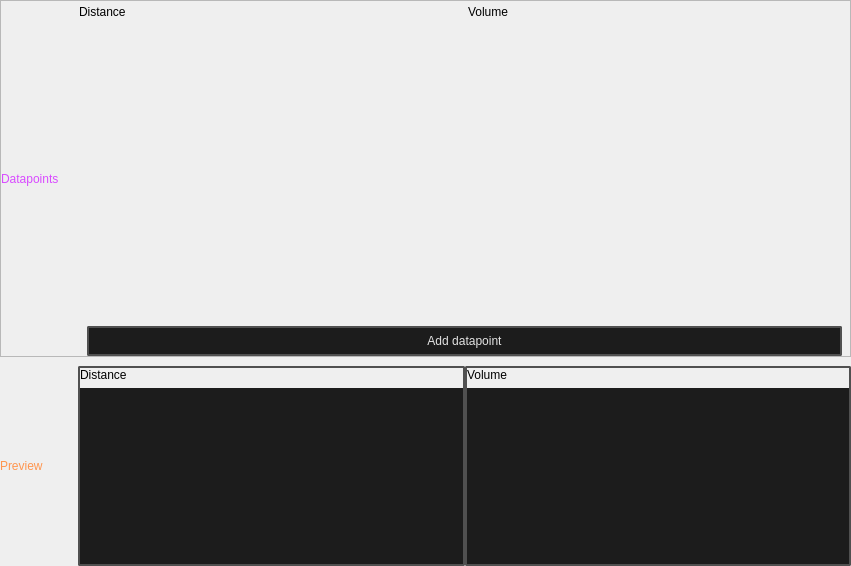
<?xml version="1.0" encoding="UTF-8"?>
<ui version="4.0">
 <class>CurveWidget</class>
 <widget class="QWidget" name="CurveWidget">
  <property name="geometry">
   <rect>
    <x>0</x>
    <y>0</y>
    <width>851</width>
    <height>566</height>
   </rect>
  </property>
  <property name="minimumSize">
   <size>
    <width>512</width>
    <height>0</height>
   </size>
  </property>
  <property name="maximumSize">
   <size>
    <width>16666</width>
    <height>16777215</height>
   </size>
  </property>
  <property name="windowTitle">
   <string>Form</string>
  </property>
  <layout class="QVBoxLayout" name="verticalLayout">
   <property name="spacing">
    <number>0</number>
   </property>
   <property name="leftMargin">
    <number>0</number>
   </property>
   <property name="topMargin">
    <number>0</number>
   </property>
   <property name="rightMargin">
    <number>0</number>
   </property>
   <property name="bottomMargin">
    <number>0</number>
   </property>
   <item>
    <layout class="QVBoxLayout" name="verticalLayout_2">
     <property name="spacing">
      <number>9</number>
     </property>
     <item>
      <widget class="QFrame" name="top">
       <property name="frameShape">
        <enum>QFrame::Shape::StyledPanel</enum>
       </property>
       <property name="frameShadow">
        <enum>QFrame::Shadow::Raised</enum>
       </property>
       <layout class="QHBoxLayout" name="horizontalLayout">
        <property name="spacing">
         <number>0</number>
        </property>
        <property name="leftMargin">
         <number>0</number>
        </property>
        <property name="topMargin">
         <number>0</number>
        </property>
        <property name="rightMargin">
         <number>0</number>
        </property>
        <property name="bottomMargin">
         <number>0</number>
        </property>
        <item>
         <widget class="QLabel" name="label">
          <property name="minimumSize">
           <size>
            <width>78</width>
            <height>0</height>
           </size>
          </property>
          <property name="maximumSize">
           <size>
            <width>78</width>
            <height>16777215</height>
           </size>
          </property>
          <property name="styleSheet">
           <string notr="true">color: rgb(216, 75, 255);</string>
          </property>
          <property name="text">
           <string>Datapoints</string>
          </property>
         </widget>
        </item>
        <item>
         <layout class="QVBoxLayout" name="verticalLayout_5">
          <property name="spacing">
           <number>6</number>
          </property>
          <property name="topMargin">
           <number>4</number>
          </property>
          <item>
           <layout class="QHBoxLayout" name="Header">
            <item>
             <widget class="QLabel" name="label_01">
              <property name="text">
               <string>Distance</string>
              </property>
             </widget>
            </item>
            <item>
             <widget class="QLabel" name="label_02">
              <property name="text">
               <string>Volume</string>
              </property>
             </widget>
            </item>
           </layout>
          </item>
          <item>
           <layout class="QVBoxLayout" name="datapoints_layout">
            <property name="spacing">
             <number>0</number>
            </property>
            <item>
             <spacer name="verticalSpacer">
              <property name="orientation">
               <enum>Qt::Orientation::Vertical</enum>
              </property>
              <property name="sizeHint" stdset="0">
               <size>
                <width>20</width>
                <height>40</height>
               </size>
              </property>
             </spacer>
            </item>
           </layout>
          </item>
          <item>
           <layout class="QHBoxLayout" name="horizontalLayout_4">
            <property name="spacing">
             <number>0</number>
            </property>
            <property name="leftMargin">
             <number>8</number>
            </property>
            <property name="rightMargin">
             <number>8</number>
            </property>
            <property name="bottomMargin">
             <number>0</number>
            </property>
            <item>
             <widget class="QPushButton" name="add_data_point_button">
              <property name="styleSheet">
               <string notr="true">
    /* QPushButton default and hover styles */
    QPushButton {

        font: 580 9pt &quot;Segoe UI&quot;;
	

        border: 2px solid black;
        border-radius: 2px;
        border-color: rgba(80, 80, 80, 255);
        height:22px;
        padding-top: 2px;
        padding-bottom:2px;
        padding-left: 4px;
        padding-right: 4px;
        color: #E3E3E3;
        background-color: #1C1C1C;
    }
    QPushButton:hover {
        background-color: #414956;
        color: white;
    }
    QPushButton:pressed {
        background-color: red;
        background-color: #1C1C1C;
        margin: 1 px;
        margin-left: 2px;
        margin-right: 2px;

    }</string>
              </property>
              <property name="text">
               <string>Add datapoint</string>
              </property>
              <property name="icon">
               <iconset resource="../../resources.qrc">
                <normaloff>:/icons/add_24dp_9D9D9D_FILL0_wght400_GRAD0_opsz24.svg</normaloff>:/icons/add_24dp_9D9D9D_FILL0_wght400_GRAD0_opsz24.svg</iconset>
              </property>
             </widget>
            </item>
           </layout>
          </item>
         </layout>
        </item>
       </layout>
      </widget>
     </item>
     <item>
      <widget class="QFrame" name="bottom">
       <property name="minimumSize">
        <size>
         <width>0</width>
         <height>200</height>
        </size>
       </property>
       <property name="maximumSize">
        <size>
         <width>16777215</width>
         <height>200</height>
        </size>
       </property>
       <property name="frameShape">
        <enum>QFrame::Shape::NoFrame</enum>
       </property>
       <property name="frameShadow">
        <enum>QFrame::Shadow::Raised</enum>
       </property>
       <layout class="QHBoxLayout" name="horizontalLayout_2">
        <property name="spacing">
         <number>0</number>
        </property>
        <property name="leftMargin">
         <number>0</number>
        </property>
        <property name="topMargin">
         <number>0</number>
        </property>
        <property name="rightMargin">
         <number>0</number>
        </property>
        <property name="bottomMargin">
         <number>0</number>
        </property>
        <item>
         <widget class="QLabel" name="label_2">
          <property name="minimumSize">
           <size>
            <width>78</width>
            <height>0</height>
           </size>
          </property>
          <property name="maximumSize">
           <size>
            <width>78</width>
            <height>16777215</height>
           </size>
          </property>
          <property name="styleSheet">
           <string notr="true">color: rgb(255, 149, 78);</string>
          </property>
          <property name="text">
           <string>Preview</string>
          </property>
         </widget>
        </item>
        <item>
         <widget class="QFrame" name="frame">
          <property name="minimumSize">
           <size>
            <width>0</width>
            <height>200</height>
           </size>
          </property>
          <property name="maximumSize">
           <size>
            <width>16777215</width>
            <height>200</height>
           </size>
          </property>
          <property name="styleSheet">
           <string notr="true">QFrame#frame {
        border: None;
}</string>
          </property>
          <property name="frameShape">
           <enum>QFrame::Shape::NoFrame</enum>
          </property>
          <property name="frameShadow">
           <enum>QFrame::Shadow::Raised</enum>
          </property>
          <property name="lineWidth">
           <number>0</number>
          </property>
          <layout class="QVBoxLayout" name="verticalLayout_3">
           <property name="spacing">
            <number>6</number>
           </property>
           <property name="leftMargin">
            <number>0</number>
           </property>
           <property name="topMargin">
            <number>0</number>
           </property>
           <property name="rightMargin">
            <number>0</number>
           </property>
           <property name="bottomMargin">
            <number>0</number>
           </property>
           <item>
            <layout class="QVBoxLayout" name="verticalLayout_4">
             <property name="spacing">
              <number>0</number>
             </property>
             <property name="bottomMargin">
              <number>0</number>
             </property>
             <item>
              <layout class="QHBoxLayout" name="horizontalLayout_8">
               <property name="bottomMargin">
                <number>0</number>
               </property>
               <item>
                <widget class="QFrame" name="frame_2">
                 <property name="styleSheet">
                  <string notr="true">QFrame#frame_2 {
        border: 2px solid black;
        border-radius: 2px;
        border-color: rgba(80, 80, 80, 255);
}</string>
                 </property>
                 <property name="frameShape">
                  <enum>QFrame::Shape::StyledPanel</enum>
                 </property>
                 <property name="frameShadow">
                  <enum>QFrame::Shadow::Raised</enum>
                 </property>
                 <layout class="QVBoxLayout" name="verticalLayout_6">
                  <property name="leftMargin">
                   <number>0</number>
                  </property>
                  <property name="topMargin">
                   <number>0</number>
                  </property>
                  <property name="rightMargin">
                   <number>0</number>
                  </property>
                  <property name="bottomMargin">
                   <number>0</number>
                  </property>
                  <item>
                   <widget class="QLabel" name="preview_label_01">
                    <property name="text">
                     <string>Distance</string>
                    </property>
                   </widget>
                  </item>
                  <item>
                   <widget class="QGraphicsView" name="graphicsView_01">
                    <property name="minimumSize">
                     <size>
                      <width>0</width>
                      <height>150</height>
                     </size>
                    </property>
                    <property name="maximumSize">
                     <size>
                      <width>16777215</width>
                      <height>16777215</height>
                     </size>
                    </property>
                    <property name="styleSheet">
                     <string notr="true">
        font: 580 9pt &quot;Segoe UI&quot;;
	

        border: None;
        color: #E3E3E3;
        background-color: #1C1C1C;</string>
                    </property>
                   </widget>
                  </item>
                 </layout>
                </widget>
               </item>
               <item>
                <widget class="QFrame" name="frame_3">
                 <property name="styleSheet">
                  <string notr="true">QFrame#frame_3 {
        border: 2px solid black;
        border-radius: 2px;
        border-color: rgba(80, 80, 80, 255);
}</string>
                 </property>
                 <property name="frameShape">
                  <enum>QFrame::Shape::StyledPanel</enum>
                 </property>
                 <property name="frameShadow">
                  <enum>QFrame::Shadow::Raised</enum>
                 </property>
                 <layout class="QVBoxLayout" name="verticalLayout_7">
                  <property name="leftMargin">
                   <number>0</number>
                  </property>
                  <property name="topMargin">
                   <number>0</number>
                  </property>
                  <property name="rightMargin">
                   <number>0</number>
                  </property>
                  <property name="bottomMargin">
                   <number>0</number>
                  </property>
                  <item>
                   <widget class="QLabel" name="preview_label_02">
                    <property name="text">
                     <string>Volume</string>
                    </property>
                   </widget>
                  </item>
                  <item>
                   <widget class="QGraphicsView" name="graphicsView_02">
                    <property name="minimumSize">
                     <size>
                      <width>0</width>
                      <height>150</height>
                     </size>
                    </property>
                    <property name="maximumSize">
                     <size>
                      <width>16777215</width>
                      <height>16777215</height>
                     </size>
                    </property>
                    <property name="styleSheet">
                     <string notr="true">
        font: 580 9pt &quot;Segoe UI&quot;;
	

        border: None;
        color: #E3E3E3;
        background-color: #1C1C1C;</string>
                    </property>
                   </widget>
                  </item>
                 </layout>
                </widget>
               </item>
              </layout>
             </item>
            </layout>
           </item>
          </layout>
         </widget>
        </item>
       </layout>
      </widget>
     </item>
    </layout>
   </item>
  </layout>
 </widget>
 <resources>
  <include location="../../resources.qrc"/>
 </resources>
 <connections/>
</ui>
